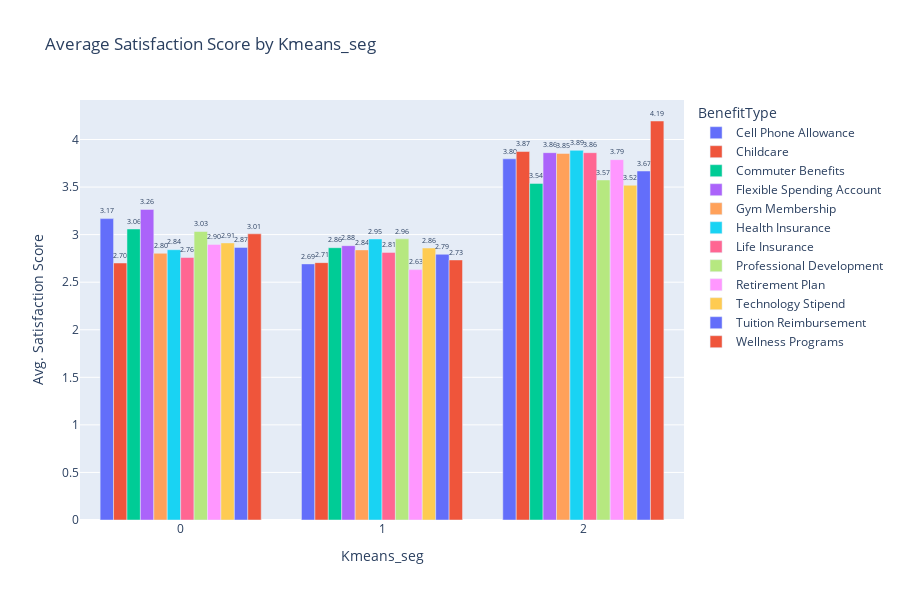

The notebook cell this image was saved under:
### Code cell
satisfaction_by_cluster = (
    df_analysis_clustered_benefits
    .groupby(['BenefitType', 'Kmeans_seg'])['SatisfactionScore']
    .mean()
    .unstack(fill_value=0)
)
def plot_satisfaction_score(satisfaction_df: pd.DataFrame, demo: str = 'Cluster'):
    fig = px.bar(
        satisfaction_df.reset_index().melt(id_vars='BenefitType', var_name=demo, value_name='AvgSatisfaction'),
        x=demo,
        y='AvgSatisfaction',
        color='BenefitType',
        barmode='group',
        title=f'Average Satisfaction Score by {demo}',
        labels={'AvgSatisfaction': 'Avg. Satisfaction Score'},
        text='AvgSatisfaction',
        height=600
    )
    fig.update_traces(texttemplate='%{text:.2f}', textposition='outside')
    fig.update_layout(xaxis_title=demo, yaxis_title='Avg. Satisfaction Score')
    fig.show()
plot_satisfaction_score(satisfaction_by_cluster, demo='Kmeans_seg')

### Figure 1 — Plotly figure (JSON) as saved in the notebook; plotly's stock layout.template omitted (floating-point values rounded to 4 significant figures)
{"data": [{"alignmentgroup": "True", "hovertemplate": "BenefitType=Cell Phone Allowance<br>Kmeans_seg=%{x}<br>Avg. Satisfaction Score=%{text}<extra></extra>", "legendgroup": "Cell Phone Allowance", "marker": {"color": "#636efa", "pattern": {"shape": ""}}, "name": "Cell Phone Allowance", "offsetgroup": "Cell Phone Allowance", "orientation": "v", "showlegend": true, "text": [3.168, 2.692, 3.797], "textposition": "outside", "texttemplate": "%{text:.2f}", "type": "bar", "x": [0, 1, 2], "xaxis": "x", "y": [3.168, 2.692, 3.797], "yaxis": "y"}, {"alignmentgroup": "True", "hovertemplate": "BenefitType=Childcare<br>Kmeans_seg=%{x}<br>Avg. Satisfaction Score=%{text}<extra></extra>", "legendgroup": "Childcare", "marker": {"color": "#EF553B", "pattern": {"shape": ""}}, "name": "Childcare", "offsetgroup": "Childcare", "orientation": "v", "showlegend": true, "text": [2.702, 2.706, 3.874], "textposition": "outside", "texttemplate": "%{text:.2f}", "type": "bar", "x": [0, 1, 2], "xaxis": "x", "y": [2.702, 2.706, 3.874], "yaxis": "y"}, {"alignmentgroup": "True", "hovertemplate": "BenefitType=Commuter Benefits<br>Kmeans_seg=%{x}<br>Avg. Satisfaction Score=%{text}<extra></extra>", "legendgroup": "Commuter Benefits", "marker": {"color": "#00cc96", "pattern": {"shape": ""}}, "name": "Commuter Benefits", "offsetgroup": "Commuter Benefits", "orientation": "v", "showlegend": true, "text": [3.059, 2.862, 3.538], "textposition": "outside", "texttemplate": "%{text:.2f}", "type": "bar", "x": [0, 1, 2], "xaxis": "x", "y": [3.059, 2.862, 3.538], "yaxis": "y"}, {"alignmentgroup": "True", "hovertemplate": "BenefitType=Flexible Spending Account<br>Kmeans_seg=%{x}<br>Avg. Satisfaction Score=%{text}<extra></extra>", "legendgroup": "Flexible Spending Account", "marker": {"color": "#ab63fa", "pattern": {"shape": ""}}, "name": "Flexible Spending Account", "offsetgroup": "Flexible Spending Account", "orientation": "v", "showlegend": true, "text": [3.265, 2.884, 3.862], "textposition": "outside", "texttemplate": "%{text:.2f}", "type": "bar", "x": [0, 1, 2], "xaxis": "x", "y": [3.265, 2.884, 3.862], "yaxis": "y"}, {"alignmentgroup": "True", "hovertemplate": "BenefitType=Gym Membership<br>Kmeans_seg=%{x}<br>Avg. Satisfaction Score=%{text}<extra></extra>", "legendgroup": "Gym Membership", "marker": {"color": "#FFA15A", "pattern": {"shape": ""}}, "name": "Gym Membership", "offsetgroup": "Gym Membership", "orientation": "v", "showlegend": true, "text": [2.804, 2.84, 3.853], "textposition": "outside", "texttemplate": "%{text:.2f}", "type": "bar", "x": [0, 1, 2], "xaxis": "x", "y": [2.804, 2.84, 3.853], "yaxis": "y"}, {"alignmentgroup": "True", "hovertemplate": "BenefitType=Health Insurance<br>Kmeans_seg=%{x}<br>Avg. Satisfaction Score=%{text}<extra></extra>", "legendgroup": "Health Insurance", "marker": {"color": "#19d3f3", "pattern": {"shape": ""}}, "name": "Health Insurance", "offsetgroup": "Health Insurance", "orientation": "v", "showlegend": true, "text": [2.841, 2.954, 3.886], "textposition": "outside", "texttemplate": "%{text:.2f}", "type": "bar", "x": [0, 1, 2], "xaxis": "x", "y": [2.841, 2.954, 3.886], "yaxis": "y"}, {"alignmentgroup": "True", "hovertemplate": "BenefitType=Life Insurance<br>Kmeans_seg=%{x}<br>Avg. Satisfaction Score=%{text}<extra></extra>", "legendgroup": "Life Insurance", "marker": {"color": "#FF6692", "pattern": {"shape": ""}}, "name": "Life Insurance", "offsetgroup": "Life Insurance", "orientation": "v", "showlegend": true, "text": [2.759, 2.813, 3.861], "textposition": "outside", "texttemplate": "%{text:.2f}", "type": "bar", "x": [0, 1, 2], "xaxis": "x", "y": [2.759, 2.813, 3.861], "yaxis": "y"}, {"alignmentgroup": "True", "hovertemplate": "BenefitType=Professional Development<br>Kmeans_seg=%{x}<br>Avg. Satisfaction Score=%{text}<extra></extra>", "legendgroup": "Professional Development", "marker": {"color": "#B6E880", "pattern": {"shape": ""}}, "name": "Professional Development", "offsetgroup": "Professional Development", "orientation": "v", "showlegend": true, "text": [3.033, 2.955, 3.574], "textposition": "outside", "texttemplate": "%{text:.2f}", "type": "bar", "x": [0, 1, 2], "xaxis": "x", "y": [3.033, 2.955, 3.574], "yaxis": "y"}, {"alignmentgroup": "True", "hovertemplate": "BenefitType=Retirement Plan<br>Kmeans_seg=%{x}<br>Avg. Satisfaction Score=%{text}<extra></extra>", "legendgroup": "Retirement Plan", "marker": {"color": "#FF97FF", "pattern": {"shape": ""}}, "name": "Retirement Plan", "offsetgroup": "Retirement Plan", "orientation": "v", "showlegend": true, "text": [2.897, 2.632, 3.788], "textposition": "outside", "texttemplate": "%{text:.2f}", "type": "bar", "x": [0, 1, 2], "xaxis": "x", "y": [2.897, 2.632, 3.788], "yaxis": "y"}, {"alignmentgroup": "True", "hovertemplate": "BenefitType=Technology Stipend<br>Kmeans_seg=%{x}<br>Avg. Satisfaction Score=%{text}<extra></extra>", "legendgroup": "Technology Stipend", "marker": {"color": "#FECB52", "pattern": {"shape": ""}}, "name": "Technology Stipend", "offsetgroup": "Technology Stipend", "orientation": "v", "showlegend": true, "text": [2.913, 2.859, 3.519], "textposition": "outside", "texttemplate": "%{text:.2f}", "type": "bar", "x": [0, 1, 2], "xaxis": "x", "y": [2.913, 2.859, 3.519], "yaxis": "y"}, {"alignmentgroup": "True", "hovertemplate": "BenefitType=Tuition Reimbursement<br>Kmeans_seg=%{x}<br>Avg. Satisfaction Score=%{text}<extra></extra>", "legendgroup": "Tuition Reimbursement", "marker": {"color": "#636efa", "pattern": {"shape": ""}}, "name": "Tuition Reimbursement", "offsetgroup": "Tuition Reimbursement", "orientation": "v", "showlegend": true, "text": [2.866, 2.793, 3.669], "textposition": "outside", "texttemplate": "%{text:.2f}", "type": "bar", "x": [0, 1, 2], "xaxis": "x", "y": [2.866, 2.793, 3.669], "yaxis": "y"}, {"alignmentgroup": "True", "hovertemplate": "BenefitType=Wellness Programs<br>Kmeans_seg=%{x}<br>Avg. Satisfaction Score=%{text}<extra></extra>", "legendgroup": "Wellness Programs", "marker": {"color": "#EF553B", "pattern": {"shape": ""}}, "name": "Wellness Programs", "offsetgroup": "Wellness Programs", "orientation": "v", "showlegend": true, "text": [3.008, 2.734, 4.194], "textposition": "outside", "texttemplate": "%{text:.2f}", "type": "bar", "x": [0, 1, 2], "xaxis": "x", "y": [3.008, 2.734, 4.194], "yaxis": "y"}], "layout": {"barmode": "group", "height": 600, "legend": {"title": {"text": "BenefitType"}, "tracegroupgap": 0}, "title": {"text": "Average Satisfaction Score by Kmeans_seg"}, "xaxis": {"anchor": "y", "domain": [0, 1], "title": {"text": "Kmeans_seg"}}, "yaxis": {"anchor": "x", "domain": [0, 1], "title": {"text": "Avg. Satisfaction Score"}}}}
